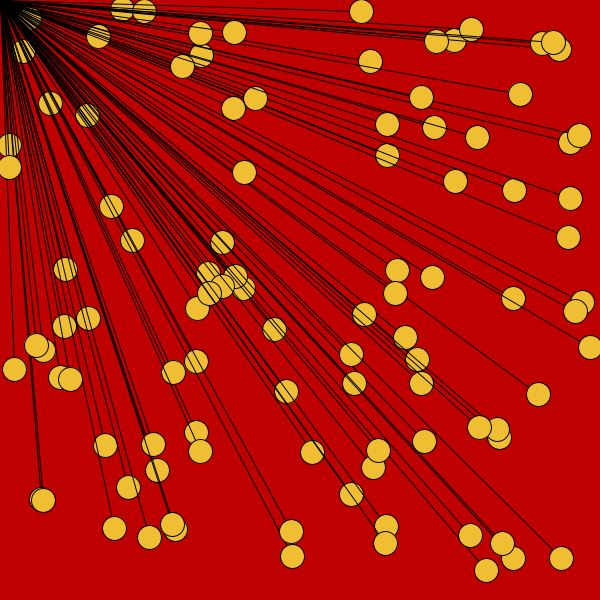
Frame 1 (no input)
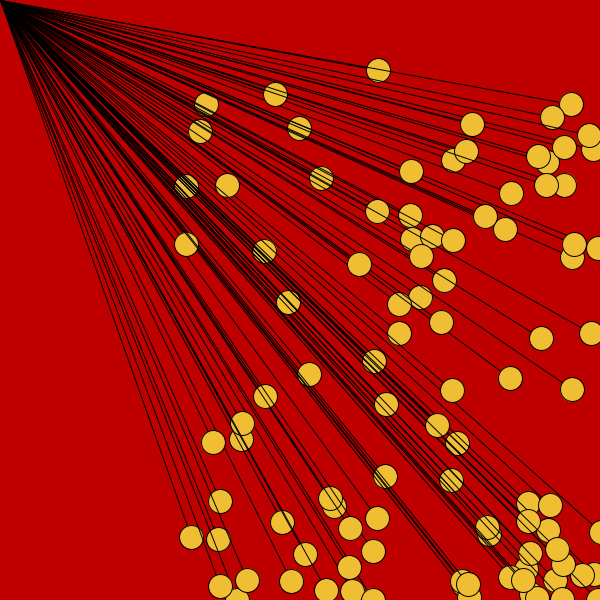
Frame 60 (the mouse pressed at the canvas centre just before this capture)
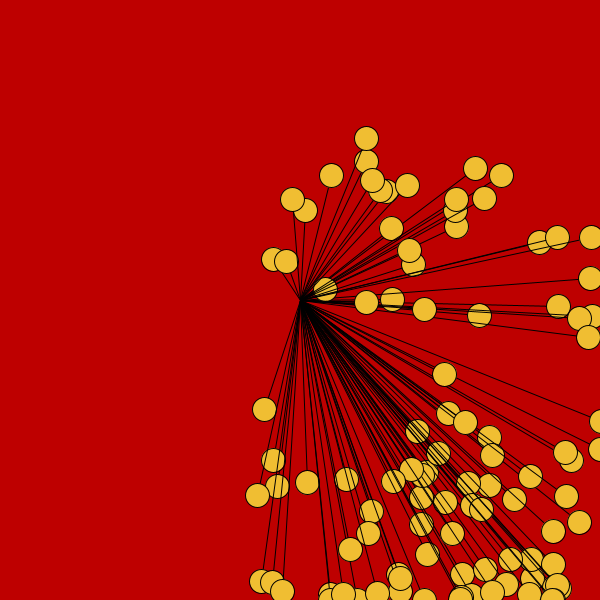
Frame 120 (the mouse held since frame 60 and released just before this capture)

The Processing sketch that drew these frames (run headless with seeded random() and noise(); from frame 60 on, the mouse is pressed at the canvas centre):

// Processing sketch: processing_121928
// ── processing_121928.pde

//Declare
Ball [] ballCollection = new Ball [100];
void setup() {
  size(600, 600);
  smooth();

  
  //Initialize
  for( int i = 0; i < ballCollection.length; i++){
  ballCollection[i] = new Ball(random(0,width),random(0,height));
  }
  
}
void draw() {
  background(190, 0, 0);
  
  
  //Call Functionality
  for(int i = 0; i < ballCollection.length; i ++){
ballCollection[i].run();
  }

}


  
 
  
  

class Ball {

  //Global Variables
  float x = 0;
  float y = 0;
  float speedX = 3;
  float speedY = 0.5;

  //Constructor
  Ball(float _x, float _y) {
    x = _x;
    y = _y;
  }

  //Functions
  void run() {
    display();
    move();
    bounce();
    gravity();
   
  }
  void gravity() {
    speedY += random(0.2, 1.7);
  }
  void move() {
    x += speedX; 
    y += speedY;
  }
  void bounce() {
    if (x > width) {
      speedX = speedX * -1;
    }
    if (x < 0 ) {
      speedX = speedX * -1;
    }
    if (y > height) {
      y= height;
      speedY = speedY * -0.95;
    }
    if (y < 0 ) {
      speedY = speedY * -1;
    }
  }
  //Drawing of the balls
  void display() {
    line(x,y,mouseX,mouseY);
    ellipseMode(RADIUS);
    fill(240, 190, 50);
    strokeWeight(1);
    ellipse(x, y, 12, 12);
    cursor(CROSS);
    fill(0);
    
    //fill(255);
    //float mx = constrain(mouseX, 0, 600);
    //float my = constrain(mouseY, 0, 600);
    //rect(mx, my, 25, 50);
 
  }
}
